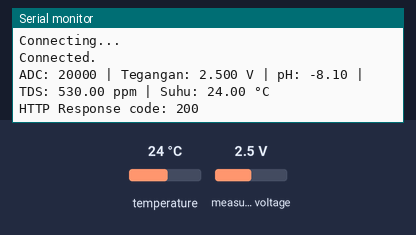
Bench run of a sketch on a simulated ESP32. Shown: the last lines printed to the serial monitor. The inputs (shaded band) are chosen by the test bench; at power-on: temperature 24 °C, measured voltage 2.5 V. WiFi joins after 1.5 s; servers stay silent unless stated; uploads are accepted with an empty reply.

Above: at 3.2 s.
3.3 s: temperature set to 12 °C
5.5 s: measured voltage set to 0.1 V
7.7 s: temperature set to 19 °C
At 8.94 s:
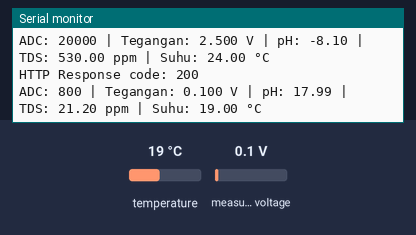
9.9 s: measured voltage set to 1.2 V
At 10.6 s:
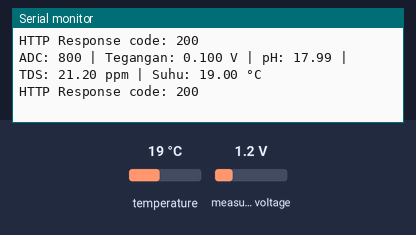

The sketch:

salinitas_ph_suhu.ino
```cpp
#include <Wire.h>
#include <Adafruit_ADS1X15.h>
#include <OneWire.h>
#include <DallasTemperature.h>
#include <WiFi.h>
#include <HTTPClient.h>

// ---------- Koneksi ke VPS ----------
const char* ssid = "?";
const char* password = "kopiko04";

const char* serverName = "http://62.171.164.152:5000/data";

// ---------- Sensor ADS1115 untuk pH dan TDS ----------
Adafruit_ADS1115 ads;

// ---------- Sensor Suhu DS18B20 ----------
#define ONE_WIRE_BUS 4
OneWire oneWire(ONE_WIRE_BUS);
DallasTemperature sensors(&oneWire);

void setup() {
  Serial.begin(115200);
  WiFi.begin(ssid, password);

  while(WiFi.status() != WL_CONNECTED){
    delay(1000);
    Serial.println("Connecting...");
  }
  Serial.println("Connected.");

  // Inisialisasi sensor suhu
  sensors.begin();

  // Inisialisasi ADS1115
  if (!ads.begin()) {
    Serial.println("Gagal menemukan ADS1115. Cek koneksi!");
    while (1);
  }
  ads.setGain(GAIN_ONE); // ±4.096V, resolusi 0.125 mV/bit
}

void loop() {
  // ---------- Pembacaan pH dan TDS ----------
  int16_t adc0 = ads.readADC_SingleEnded(0);
  float voltage = adc0 * 0.125 / 1000.0;  // dalam Volt

  // Kalibrasi pH disesuaikan (sementara)
  float pH = -10.87 * voltage + 19.077;

  // TDS berdasarkan rumus kalibrasi
  float tds = 0.0265 * adc0;

  // ---------- Pembacaan Suhu ----------
  sensors.requestTemperatures();
  float tempC = sensors.getTempCByIndex(0);
  float tempF = sensors.getTempFByIndex(0);

  // ---------- Output Serial ----------
  Serial.print("ADC: ");
  Serial.print(adc0);
  Serial.print(" | Tegangan: ");
  Serial.print(voltage, 3);
  Serial.print(" V | pH: ");
  Serial.print(pH, 2);
  Serial.print(" | TDS: ");
  Serial.print(tds, 2);
  Serial.print(" ppm | Suhu: ");
  Serial.print(tempC, 2);
  Serial.println(" °C");

  // ---------- Kirim Data ke Server ----------
  if (WiFi.status() == WL_CONNECTED) {
    HTTPClient http;
    http.begin(serverName);
    http.addHeader("Content-Type", "application/json");

    String jsonData = "{\"suhu\": " + String(tempC, 2) +
                      ", \"ph\": " + String(pH, 2) +
                      ", \"tds\": " + String(tds, 2) + "}";

    int httpResponseCode = http.POST(jsonData);

    Serial.print("HTTP Response code: ");
    Serial.println(httpResponseCode);

    if (httpResponseCode != 200) {
      Serial.println("Gagal mengirim data ke server!");
    }

    http.end();
  } else {
    Serial.println("WiFi disconnected!");
  }

  delay(5000);  // Delay antar pengiriman
}
```

Measured:
- after the input at 7.7 s, the serial monitor: prints a new line after 1.1 s (image 1)
